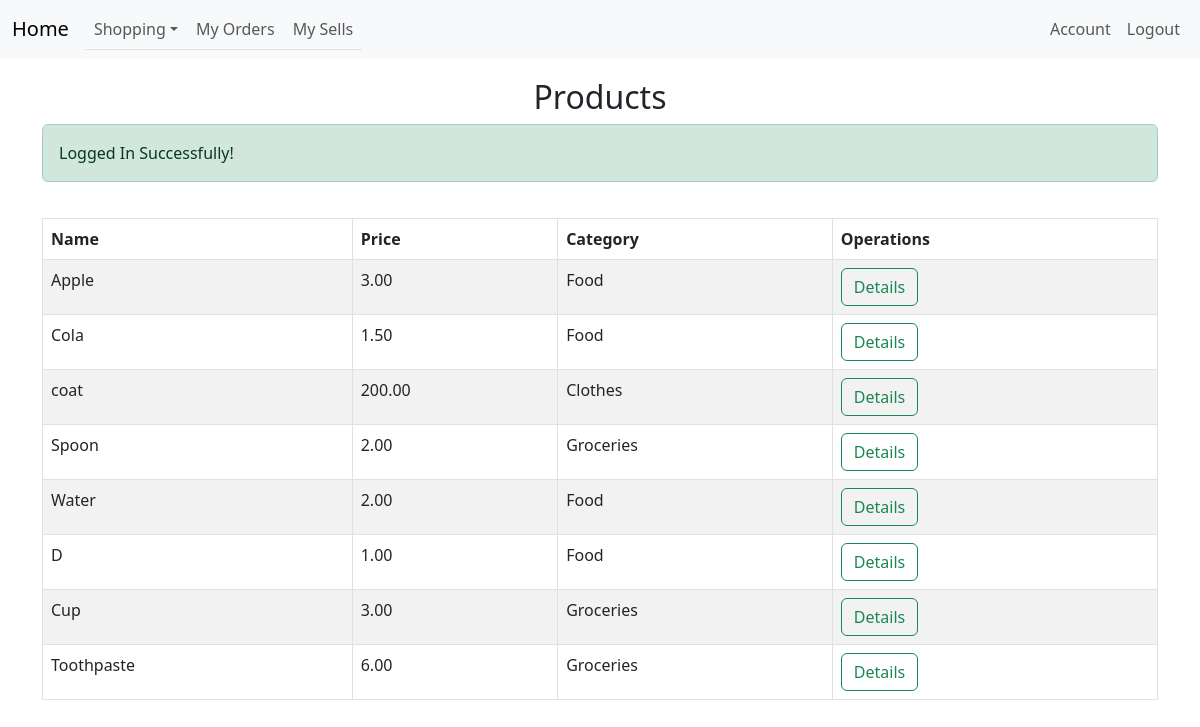
Page /market.php (signed in) on the committed database.
### tables this page shows
CREATE TABLE `sells`
(
    `id`          int(11) NOT NULL,
    `name`        varchar(100) NOT NULL,
    `username`    varchar(20)  NOT NULL,
    `price`       decimal(10, 2) UNSIGNED NOT NULL,
    `quantity`    int(10) UNSIGNED NOT NULL,
    `category`    enum('Food','Clothes','Groceries','') NOT NULL,
    `description` text         NOT NULL
);

### market.php (the view, shortened to what this page needs)
<?php
include "header.php";
require_once "pdo.php";
require_once "helper.php";
?>
    </head>
    <body>
<?php
include "navbar.php";
if (checkLogin()) {
    ?>
    <div class="container">
        <h2 class="text-center" style="margin-top: 20px">Products</h2>
        <?php flash(); ?>
        <div class="row">
            <div class="col-12">
                <table class="table table-bordered table-striped" style="margin-top: 20px">
                    <thead>
                    <tr>
                        <th scope="col">Name</th>
                        <th scope="col">Price</th>
                        <th scope="col">Category</th>
                        <th scope="col">Operations</th>
                    </tr>
                    </thead>
                    <tbody>
                    <?php
                    try {
                        if (isset($_GET['Category'])) {
                            $sql = "select * from sells where category=:category";
                            $stmt = $pdo->prepare($sql);
                            $stmt->execute(array(':category' => $_GET['Category']));
                        } else {
                            $sql = "select * from sells";
                            $stmt = $pdo->prepare($sql);
                            $stmt->execute();
                        }
                        while ($row = $stmt->fetch(PDO::FETCH_ASSOC)) {
                            echo('<tr><td>');
                            echoTd($row['name']);
                            ?>
                            <a href="detail.php?productId=<?= $row['id'] ?>"
                               class="btn btn-outline-success">Details</a>
                            </td>
                            </tr>
                            <?php
                        }
                    } catch (PDOException $e) {
                        error_log($e->getMessage());
                    }
                    ?>
                    </tbody>
                </table>
            </div>
        </div>
    </div>
<?php } ?>
<?php
include "footer.php";
?>

### helper.php (shortened to what this page needs)
<?php
function flash()
{
    if (isset($_SESSION["success"])) {
        echo('<div class="alert alert-success" role="alert">' . $_SESSION["success"] . '</div>');
    }
}
function checkLogin()
{
    if (!isset($_SESSION["username"])) {
        echo("<p>Please login first!</p>");
        echo('<a href="register.php">Register</a><br>');
        echo('<a href="login.php">Login</a>');
        return false;
    } else {
        return true;
    }
}
function echoTd($colName)
{
    echo(htmlentities($colName));
    echo('</td><td>');
}
?>

### rows in the picture
sells: name "Apple 3.00 Food"
sells: name "Cola 1.50 Food"
sells: name "coat 200.00 Clothes"
sells: name "Spoon 2.00 Groceries"
sells: name "Water 2.00 Food"
sells: name "D 1.00 Food"
sells: name "Cup 3.00 Groceries"
sells: name "Toothpaste 6.00 Groceries"

### other values in the picture
$_SESSION["success"] "Logged In Successfully!"
